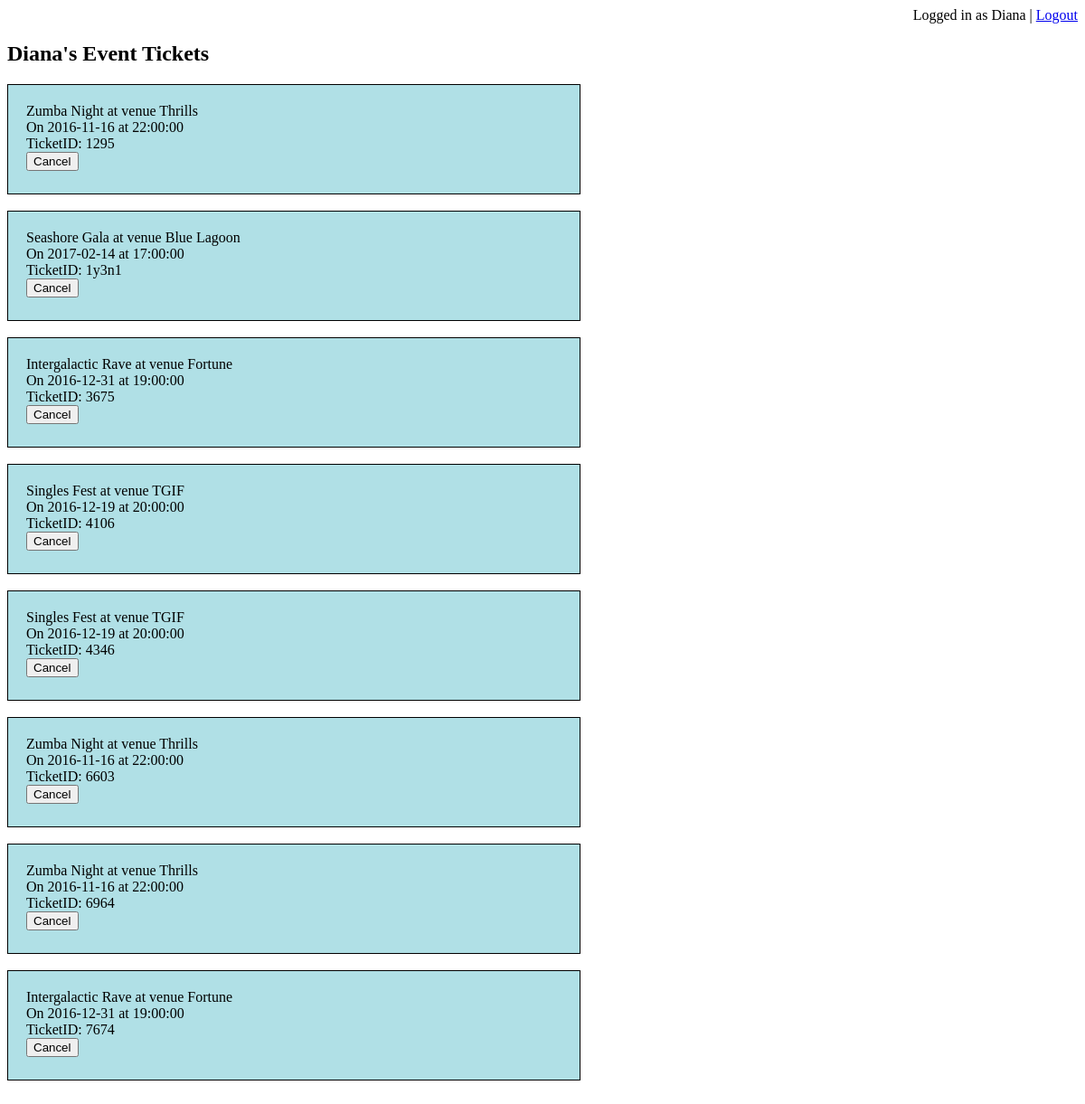
/customer_tickets.php (signed in), run on an earlier commit of the app's database.
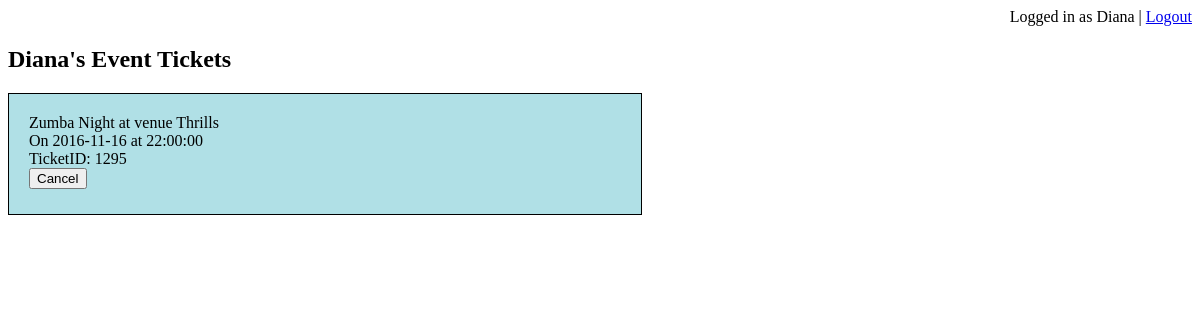
And on a later commit of the database.
### tables this page shows
CREATE TABLE `buysticketsfor` (
  `ticketID` int(11) NOT NULL,
  `branchID` int(11) DEFAULT NULL,
  `evid` int(11) DEFAULT NULL,
  `cid` int(11) DEFAULT NULL
);

CREATE TABLE `hostedevent` (
  `evid` int(11) NOT NULL,
  `name` varchar(20) NOT NULL,
  `date` date NOT NULL,
  `start_time` time NOT NULL,
  `branchID` int(11) DEFAULT NULL,
  `price` double NOT NULL
);

CREATE TABLE `venue` (
  `branchID` int(11) NOT NULL,
  `name` varchar(20) NOT NULL,
  `address` varchar(20) NOT NULL,
  `capacity` int(11) DEFAULT NULL,
  `cover_charge` double DEFAULT NULL
);

### customer_tickets.php (the view, shortened to what this page needs)
<?php
if ( isset($_SESSION['user'])=="" ) {
    header("Location: index.php");
    exit;
  }
else
{
$cid=$_SESSION['user'];
$user=$_SESSION['username'];
?>
<!DOCTYPE html>
<html>
<head>
</head>
<body>
<div style="text-align:right;">Logged in as <?php echo $user; ?> | <a href="http://localhost/304_project/logout.php">Logout</a></div>
<h2><?php echo $user?>'s Event Tickets</h2>
<?php
$servername = "localhost";
$username = "root";
$password = NULL;
$databasename = 'Venue';
$conn = new mysqli($servername, $username, $password, $databasename);
$sql = "SELECT e.name AS eventName, e.date AS date, e.start_time AS time, e.price AS ticketPrice, v.name AS venueName, ticketID FROM `buysticketsfor` t, `hostedevent` e, `venue` v WHERE t.branchID = v.branchID AND cid = '$cid' AND t.evid = e.evid";
$result = $conn->query($sql);
$ticketList = "";
if ($result->num_rows > 0) {
    while($row = $result->fetch_assoc()) {
		$venueName = $row["venueName"];
		$eventName = $row["eventName"];
		$ticketID = $row["ticketID"];
		$date = $row["date"];
		$time = $row["time"];
		$ticketList .=  '<div style="padding: 20px; height: 80px; width:50%;background-color: powderblue; border: 1px solid black; ">'.$eventName.' at venue '.$venueName.'<br> On '.$date.' at '.$time.'<br>TicketID: '.$ticketID.'<br><a href="cancelticket_confirm.php?ticketID='.$ticketID.'" onclick="return confirm(\'Are you sure?\')"><button value ="$ticketID">Cancel</button></a></div><br>';
    }
} else {
    echo "You don't have any tickets yet! Go buy some ;)";
}
echo $ticketList;
?>
</body>
</html>
<?php
}
?>

What changed in the data, as far as the page shows it:
removed buysticketsfor: evid.name "Seashore Gala", branchID.name "Blue Lagoon", evid.date "2017-02-14", evid.start_time "17:00:00", ticketID "1y3n1"
removed buysticketsfor: evid.name "Intergalactic Rave", branchID.name "Fortune", evid.date "2016-12-31", evid.start_time "19:00:00", ticketID "3675"
removed buysticketsfor: evid.name "Singles Fest", branchID.name "TGIF", evid.date "2016-12-19", evid.start_time "20:00:00", ticketID "4106"
removed buysticketsfor: evid.name "Singles Fest", branchID.name "TGIF", evid.date "2016-12-19", evid.start_time "20:00:00", ticketID "4346"
removed buysticketsfor: evid.name "Zumba Night", branchID.name "Thrills", evid.date "2016-11-16", evid.start_time "22:00:00", ticketID "6603"
removed buysticketsfor: evid.name "Zumba Night", branchID.name "Thrills", evid.date "2016-11-16", evid.start_time "22:00:00", ticketID "6964"
removed buysticketsfor: evid.name "Intergalactic Rave", branchID.name "Fortune", evid.date "2016-12-31", evid.start_time "19:00:00", ticketID "7674"
